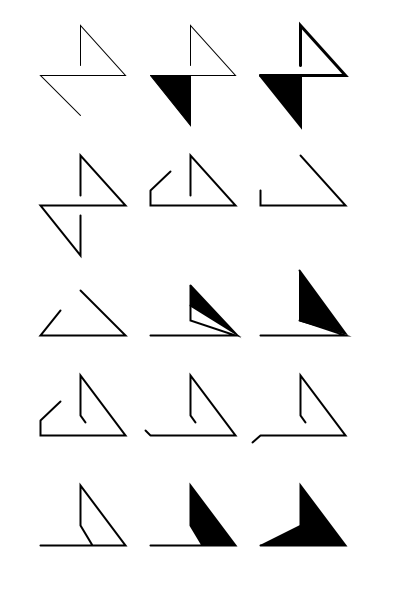
Frame 1 (no input)
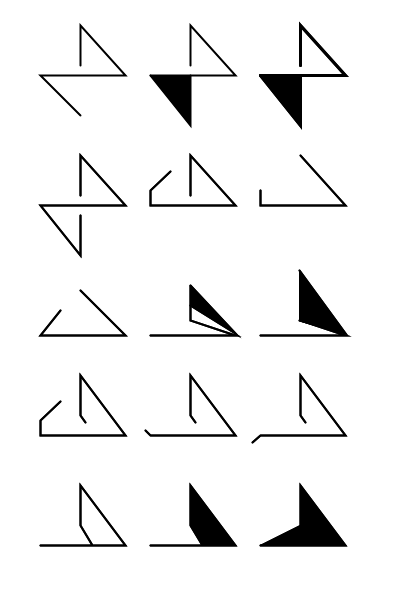
Frame 2 (the mouse pressed at the canvas centre, redrawn once)

The Processing sketch that drew these frames (run headless with seeded random() and noise(); the mouse was pressed at the canvas centre and the sketch redrawn once):

// Processing sketch: processing_84808
// ── processing_84808.pde

void setup()
{
/*import processing.pdf.*;*/
  size(400,600);
  background(255);
  smooth();
}

void draw()
{
  /*beginRecord(PDF, "formes simples pdf 1.pdf");*/
  //forme 1 de gauche à droite// Jeux de symétrie triangle
  noFill();
  stroke(0);
  beginShape();
  vertex(80,65);
  vertex(80,25);
  vertex(125,75);
  vertex(40,75);
  vertex(80,115);
  
  endShape();
  
  
  //forme 2 vide
    noFill();
  stroke(0);
  translate(110,0);
  beginShape();
  vertex(80,65);
  vertex(80,25);
  vertex(125,75);
  vertex(40,75);
  
  endShape();
  
  //Partie pleine de la forme2
   beginShape(); 
   fill(0);
    vertex(40,75);
   vertex(80,125);
  vertex(80,75);
  
  endShape();
  
   //forme 2 vide
    noFill();
  stroke(0);
  strokeWeight(3);
  translate(110,0);
  beginShape();
  vertex(80,65);
  vertex(80,25);
  vertex(125,75);
  vertex(40,75);
  
  endShape();
  
  
  //Partie pleine de la forme 3
   beginShape(); 
   fill(0);
    vertex(40,75);
   vertex(80,125);
  vertex(80,75);
  
  endShape();
  
  
   //forme 4 vide
    noFill();
  stroke(0);
  strokeWeight(2);
  translate(-220,130);
  beginShape();
  vertex(80,65);
  vertex(80,25);
  vertex(125,75);
  vertex(40,75);
   vertex(80,125);
  vertex(80,85);
  
  endShape();
  
   //FORME 5 
    noFill();
  stroke(0);
  strokeWeight(2);
  translate(110,0);
  beginShape();
  vertex(80,65);
  vertex(80,25);
  vertex(125,75);
  vertex(40,75);
  vertex(40,60);
 vertex(60,41); 
  endShape();
  
  //FORME 6
  
   noFill();
  stroke(0);
  strokeWeight(2);
  translate(110,0);
  beginShape();
   vertex(80,25);
  vertex(125,75);
  vertex(40,75);
  vertex(40,60);
 endShape();
 
 //FORME 7
 
  noFill();
  stroke(0);
  strokeWeight(2);
  translate(-220,130);
  beginShape();
   vertex(80,30);
  vertex(125,75);
  vertex(40,75);
  vertex(60,50);
 endShape();
 
 //FORME 8
  noFill();
  stroke(0);
  strokeWeight(2);
  translate(110,0);
  beginShape();
  vertex(80,45);
  vertex(80,25);
  vertex(80,60);
  vertex(125,75);
  vertex(40,75);

  endShape();
  
   beginShape();
   fill(0);
   vertex(80,25);
  vertex(125,73);
  vertex(80,45);
   endShape();
   
    //FORME 9
  noFill();
  stroke(0);
  strokeWeight(2);
  translate(110,0);
  beginShape();
  vertex(80,15);
  vertex(80,25);
  vertex(80,60);
  vertex(125,75);
  vertex(40,75);

  endShape();
  
   beginShape();
   fill(0);
   vertex(79,10);
  vertex(125,73);
  vertex(79,60);
  
   endShape();
   
   
   //Forme 10
    noFill();
  stroke(0);
  strokeWeight(2);
  translate(-220,100);
  beginShape();
  vertex(85,62);
  vertex(80,55);
  vertex(80,15);
  vertex(125,75);
  vertex(40,75);
  vertex(40,60);
 vertex(60,41); 
  endShape();
 
 //Forme 11
    noFill();
  stroke(0);
  strokeWeight(2);
  translate(110,0);
  beginShape();
  vertex(85,62);
  vertex(80,55);
  vertex(80,15);
  vertex(125,75);
  vertex(40,75);
  vertex(35,70); 
  endShape();
  
  //Forme 12
    noFill();
  stroke(0);
  strokeWeight(2);
  translate(110,0);
  beginShape();
  vertex(85,62);
  vertex(80,55);
  vertex(80,15);
  vertex(125,75);
  vertex(40,75);
  vertex(32,82);
  endShape();
  
    //Forme 13
    noFill();
  stroke(0);
  strokeWeight(2);
  translate(-220,110);
  beginShape();
  vertex(92,75);
  vertex(80,55);
  vertex(80,15);
  vertex(125,75);
  vertex(40,75);
  endShape();
 
 
     //Forme 14
    fill(0);
  translate(110,0);
  beginShape();
  vertex(92,75);
  vertex(80,55);
  vertex(80,15);
  vertex(125,75);
  vertex(40,75);
  endShape();
  
       //Forme 14
    fill(0);
  translate(110,0);
  beginShape();
  /*vertex(92,75);*/
  vertex(80,55);
  vertex(80,15);
  vertex(125,75);
  vertex(40,75);
  endShape();
 
  
 
  
//forme raté 
/*fill(0);
translate(110,0);
  beginShape();
  vertex(80,75);
  vertex(80,25);
  vertex(100,95);

  endShape();*/
  
  /*endRecord();*/
  noLoop();
}
